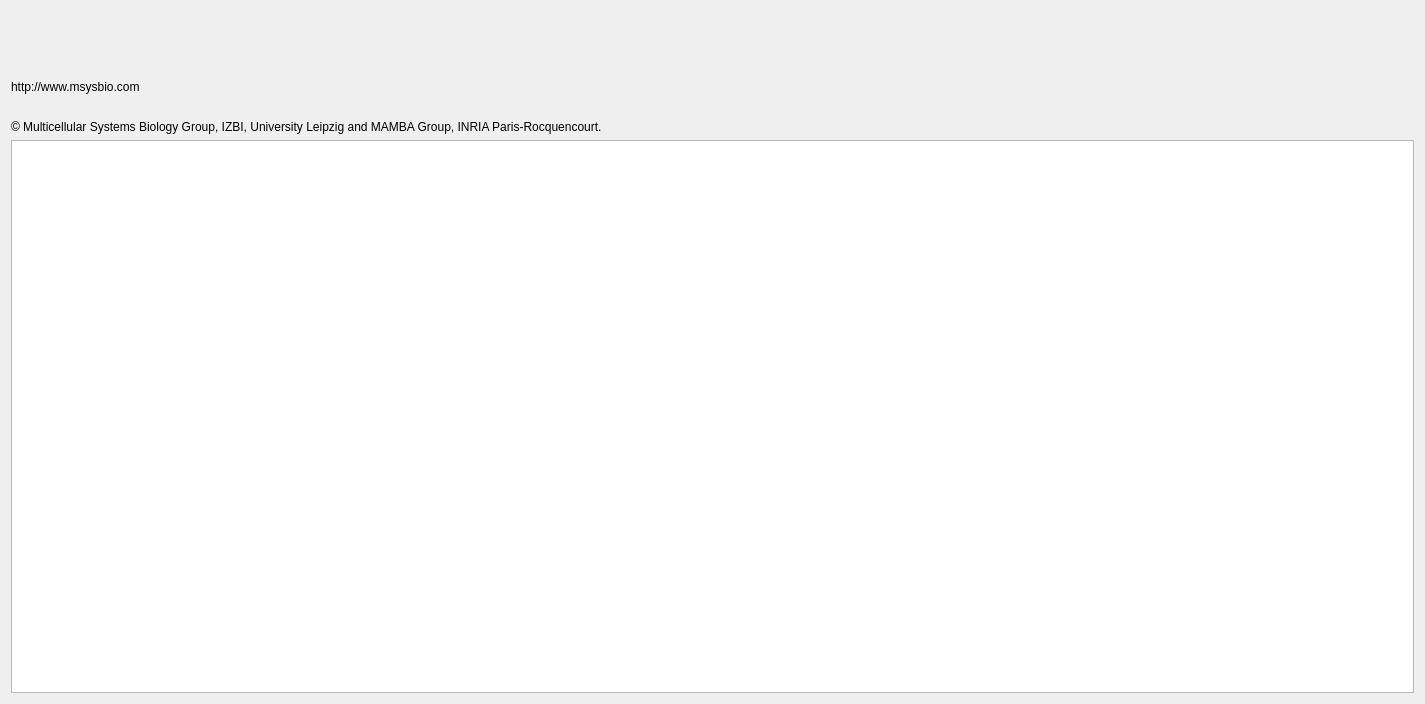
<?xml version="1.0" encoding="UTF-8"?>
<ui version="4.0">
 <class>About</class>
 <widget class="QWidget" name="About">
  <property name="geometry">
   <rect>
    <x>0</x>
    <y>0</y>
    <width>1425</width>
    <height>704</height>
   </rect>
  </property>
  <property name="sizePolicy">
   <sizepolicy hsizetype="Minimum" vsizetype="Minimum">
    <horstretch>0</horstretch>
    <verstretch>0</verstretch>
   </sizepolicy>
  </property>
  <property name="windowTitle">
   <string>Form</string>
  </property>
  <layout class="QGridLayout" name="gridLayout">
   <item row="0" column="0">
    <layout class="QGridLayout" name="aboutLayout">
     <item row="1" column="0">
      <widget class="QLabel" name="labelEmpty">
       <property name="text">
        <string/>
       </property>
      </widget>
     </item>
     <item row="2" column="0">
      <widget class="QLabel" name="labelWebsite">
       <property name="text">
        <string>http://www.msysbio.com</string>
       </property>
      </widget>
     </item>
     <item row="4" column="0">
      <widget class="QLabel" name="labelCopyright">
       <property name="text">
        <string>© Multicellular Systems Biology Group, IZBI, University Leipzig and MAMBA Group, INRIA Paris-Rocquencourt.</string>
       </property>
      </widget>
     </item>
     <item row="3" column="0">
      <widget class="QLabel" name="labelDevelopers">
       <property name="text">
        <string/>
       </property>
      </widget>
     </item>
     <item row="0" column="0">
      <widget class="QLabel" name="labelRelease">
       <property name="font">
        <font>
         <pointsize>28</pointsize>
        </font>
       </property>
       <property name="text">
        <string/>
       </property>
      </widget>
     </item>
     <item row="5" column="0">
      <widget class="QTextBrowser" name="licenseBrowser"/>
     </item>
    </layout>
   </item>
  </layout>
 </widget>
 <resources/>
 <connections/>
</ui>
